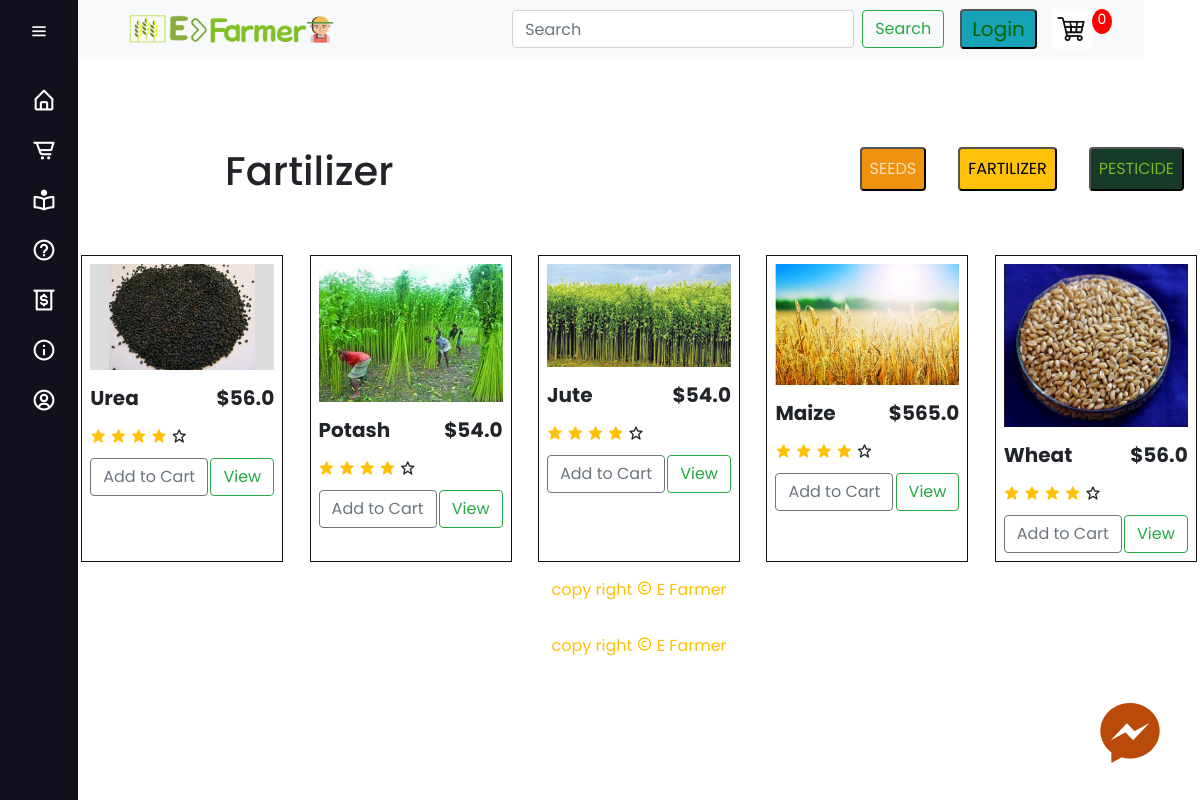
The app's page /fartilizer/ with its own data.
### farmer/models/seedModels.py (models this page shows, shortened)
class FartilizerProduct(models.Model):
	name = models.CharField(max_length=200)
	price = models.FloatField()
	digital = models.BooleanField(default=False,null=True, blank=True)
	image = models.ImageField(upload_to = 'farmer/images')
	@property
	def imageURL(self):
		try:
			url = self.image.url
		except:
			url = ''
		return url

### farmer/views.py (the view)
# urls.py: path('fartilizer/',views.fartilizer, name = "fartilizer"),
def fartilizer(request):
	data = cartData(request)
	cartItems = data['cartItems']
	order = data['order']
	items = data['items']
	products = FartilizerProduct.objects.all()
	context = {'products':products, 'cartItems':cartItems}
	return render(request, 'farmer/store/fartilizer.html',context)

### farmer/utils.py (called while the page is built, shortened)
def cookieCart(request):
	try:
		cart = json.loads(request.COOKIES['cart'])
	except:
		cart = {}
		print('CART:', cart)
	items = []
	order = {'get_cart_total':0, 'get_cart_items':0, 'shipping':False}
	cartItems = order['get_cart_items']
	return {'cartItems':cartItems ,'order':order, 'items':items}

def cartData(request):
	if request.user.is_authenticated:
		customer = request.user.customer
		order, created = Order.objects.get_or_create(customer=customer, complete=False)
		items = order.orderitem_set.all()
		cartItems = order.get_cart_items
	else:
		cookieData = cookieCart(request)
		cartItems = cookieData['cartItems']
		order = cookieData['order']
		items = cookieData['items']
	return {'cartItems':cartItems ,'order':order, 'items':items}

### farmer/templates/farmer/store/fartilizer.html
{% extends 'farmer/main.html' %}
{% load static %}
{% block content %}
<div class="mt-4 pt-5 d-flex flex-row-reverse bd-highlight">
	<a href="{% url 'pesticide' %}"><button style="background-color: #183a29 ; color: #79b426;" class = "m-3   p-2 rounded " data-product="{{product.id}}" data-action="add" class="btn btn-outline-secondary add-btn update-cart">PESTICIDE</button></a>
	<a href="{% url 'fartilizer' %}"><button  class = "m-3 bg-warning p-2 rounded " data-product="{{product.id}}" data-action="add" class="btn btn-outline-secondary add-btn update-cart">FARTILIZER</button></a>
	<a href="{% url 'store' %}"><button style="background-color: #ef920f ; color: #f9dfbc;"  class = "m-3 p-2 rounded " data-product="{{product.id}}" data-action="add" class="btn btn-outline-secondary add-btn update-cart">SEEDS  </button></a>
	<h1 style="padding-right : 450px;" class="pt-3"  >Fartilizer</h1>
</div>
<div class="items mt-5">
	{% for product in products %}
	<div class="item">
		<img class="thumbnail p-2" src="{{product.imageURL}}">
		<div class="item-details">
			<div class="p-2 d-flex justify-content-between" style = "display: flex; ">
				<h5><strong>{{product.name}}</strong></h5>
				<h5><strong>${{product.price}}</strong></h5>
			</div>
			<div class="rating pl-2">
				<i class = 'bx bxs-star text-warning'></i>
				<i class = 'bx bxs-star text-warning'></i>
				<i class = 'bx bxs-star text-warning'></i>
				<i class = 'bx bxs-star text-warning'></i>
				<i class = 'bx bx-star'></i>
			</div>
			<div class="item_info p-2 d-flex justify-content-between">
				<button data-product="{{product.id}}" data-action="add" class="btn btn-outline-secondary add-btn update-cart">Add to Cart</button>
				<a class="btn btn-outline-success " href="#">View</a>
			</div>
		</div>
	</div>
	{% endfor %}
</div>
<p class="text-center text-warning pt-3">copy right <i class='bx bx-copyright'></i> E Farmer</p>
{% endblock content %}

### static/css/navbar.css (style rules this page uses)
* { margin: 0; padding: 0; box-sizing: border-box; font-family: "poppins",sans-serif; }
body { min-height: 100vh; width: 100%; }

### static/css/store.css (style rules this page uses)
* { margin: 0; padding: 0; }
body { font-family: 'Poppins', sans-serif; background-color: #f9dfbc; }
.item { border: 1px solid #111; height: 100%; }
.items { display: grid; grid-gap: 20px; place-items: center; grid-template-columns: repeat(5, 1fr); }
.item img { width: 200px; }
.btn { border-radius: 0; }

### static/css/home.css (style rules this page uses)
*,*::before,*::after { box-sizing: border-box; }

### static/css/solution.css (style rules this page uses)
* { margin: 0; padding: 0; }

### records on screen
FartilizerProduct: imageURL (picture), name "Urea", price "56.0"
FartilizerProduct: imageURL (picture), name "Potash", price "54.0"
FartilizerProduct: imageURL (picture), name "Jute", price "54.0"
FartilizerProduct: imageURL (picture), name "Maize", price "565.0"
FartilizerProduct: imageURL (picture), name "Wheat", price "56.0"

### other values on screen
{{ cartItems }} "0"
